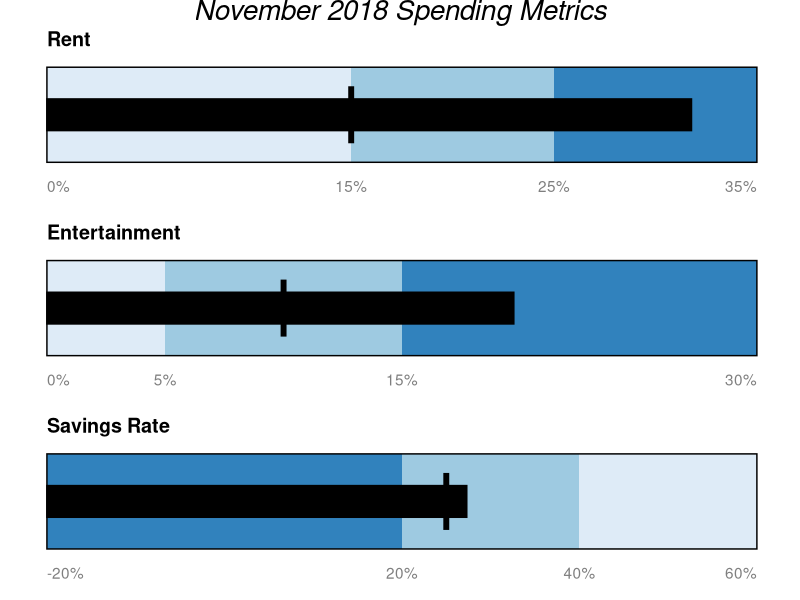

The R script that drew this image:
################################################################################
#                                                                              #
# Purpose:       Bullet Graphs                                                 #
#                                                                              #
# Author:        Mark Kurzeja                                                  #
# Contact:       mtkurzej@umich.edu                                            #
# Client:        Mark Kurzeja                                                  #
#                                                                              #
# Code created:  2018-12-23                                                    #
# Last updated:  2018-12-23                                                    #
#                                                                              #
# Comment:       Stephen Few introduced the concept of Bullet Graphs - simple  #
#                plots that convey information about a measure and relative    #
#                thresholds. This function aims to implement them in ggplot2   #
#                so that one use them for visual analysis                      #
#                                                                              #
################################################################################

rm(list = ls())
library(magrittr)
library(ggplot2)
library(RColorBrewer)

################################################################################
#                                                                              #
#                       Bullet_Chart Function Definition                       #
#                                                                              #
################################################################################

Bullet_Chart <- function(label, 
                         xmin, xmax, 
                         this_measure, 
                         break1, break2, 
                         comp_measure = NA, 
                         bigger_is_better = TRUE, 
                         palette = c("Greys", "Blues", "Greens", "Set1", "Reds", "Purples", "Whites"), 
                         whitePosition = NULL, # Integer for location of White
                         enforceAspectRatio = FALSE,
                         displayAsPercent = FALSE) {
  
  ################# Set up the box parameters ##################
  plotting_dims <- data.frame(
    xmin = xmin, xmax = xmax,
    ymin = 0, ymax = 3,
    this_measure = this_measure,
    med_lower = break1, med_upper = break2,
    measure_lower = 1, measure_upper = 2
  )
  
  # Shift the location of the bad box if bigger is better
  if(bigger_is_better) {
    plotting_dims$bad_lower = xmin
    plotting_dims$bad_upper = break1
  } else {
    plotting_dims$bad_lower = break2
    plotting_dims$bad_upper = xmax
  }
  
  # This is the little bar that acts as a comp measure
  marker = data.frame(x = c(comp_measure, comp_measure),
                      y = c(.6, 2.4))
  
  ############## Determine the Color Palette ###############
  
  palette = match.arg(palette)
  
  if(palette == "Whites") {
    colors = rep("White",3)
  } else {
    colors = brewer.pal(3, palette) 
  }
  
  # If the palette is set 1, then the red should be the first color
  # So that it plots the bad ranges well
  if (palette == "Set1") {
    colors = rev(colors)
  } 
  
  # Include white at the position specified 
  if (!is.null(whitePosition)) {
    # White is selected in the palette - for each position in {1,2,3}
    # make that position in the vector white
    if (1 %in% whitePosition) {
      colors[1] = "white"
    }
    if (2 %in% whitePosition) {
      colors[2] = "white"
    }
    if (3 %in% whitePosition) {
      colors[3] = "white"
    }
  }
  
  ################# Compile the GGPlot2 Object #################
  # Plot the base color (lightest) that contains most of the information
  result <- ggplot() + 
    geom_rect(data = plotting_dims, 
              aes(xmin = xmin, 
                  xmax = xmax, 
                  ymin = ymin, 
                  ymax = ymax), 
              fill = colors[1], 
              alpha = 1)
  
  # Plot the Darker of the qualitive bands
  result <- result +
    geom_rect(data = plotting_dims, 
              aes(xmin = bad_lower, 
                  xmax = bad_upper, 
                  ymin = ymin, 
                  ymax = ymax), 
              fill = colors[3])  
  
  # Plot the middle shade of the qualitive bands
  result <- result + 
    geom_rect(data = plotting_dims, 
              aes(xmin = med_lower, 
                  xmax = med_upper, 
                  ymin = ymin, 
                  ymax = ymax), 
              fill = colors[2])
  
  # Draw the outside border again
  result <- result + 
    geom_rect(data = plotting_dims, 
              aes(xmin = xmin, 
                  xmax = xmax, 
                  ymin = ymin, 
                  ymax = ymax), 
              alpha = 0,
              color = "black")
  
  # Plot the comp measure if it is desired
  if (!is.na(comp_measure)) {
    result <- result + geom_path(data = marker, aes(x = x, y = y), color = "black", size = 2)
  }
  
  # Plot the middle black bar which is responsible for 
  # displaying the main point of the data
  result <- result + 
    geom_rect(data = plotting_dims, 
              aes(xmin = xmin, 
                  xmax = this_measure, 
                  ymin = measure_lower, 
                  ymax = measure_upper), 
              fill = "black",
              color = "black") 
  
  # Label the x-axis
  label_height = -0.75
  if (displayAsPercent) {
    string_breaks <- c(xmin, break1, break2, xmax) %>% {sprintf("%.0f%%", . * 100)}
  } else {
    string_breaks <- c(xmin, break1, break2, xmax) %>% {sprintf("%.0f", .)}
  }
  result <- result + geom_text(aes(x = xmin, y = label_height, label = string_breaks[1], hjust = "left"), color = "grey50")
  result <- result + geom_text(aes(x = break1, y = label_height, label = string_breaks[2]), color = "grey50")
  result <- result + geom_text(aes(x = break2, y = label_height, label = string_breaks[3]), color = "grey50")
  result <- result + geom_text(aes(x = xmax, y = label_height, label = string_breaks[4], hjust = "right"), color = "grey50")
  
  # Add the title 
  result <- result + scale_y_continuous(limits = c(-1,4))
  result <- result + geom_text(aes(x = x, y = y, label = label, fontface = "bold", hjust = "left"), size = 5, data.frame(x = xmin, y = 3.9, label = label))
  
  # Remove all of the thematic elements from the chart that are basically junk
  result <- result + 
    theme_minimal() + # Specify a minimal theme 
    labs(y = NULL, 
         x = NULL) + # Clear out both of the labels
    theme(
      panel.grid.major = element_blank(),
      panel.grid.minor = element_blank(),
      axis.text.y = element_blank(),
      axis.text.x = element_blank(),
      # plot.margin = unit(c(-0.5,-0.5,-0.5,-0.5),"cm"),
      strip.background = element_blank()
    )
  
  # If there is a desire to enforce an aspect ratio, do a 1:10 ratio and plot
  if (enforceAspectRatio) {
    result <- result + theme(aspect.ratio = 1/10)
  }
  result
}

################################################################################
#                                                                              #
#                                   Testing                                    #
#                                                                              #
################################################################################

# Bullet_Chart(label = "Temp", xmin = 0, xmax = 100, this_measure = 5, break1 = 33, break2 = 66,
#              palette = "Set1", bigger_is_better = F)

################################################################################
#                                                                              #
#                                 Grob Testing                                 #
#                                                                              #
################################################################################

dat <- readxl::read_xlsx("./bullet_charts_input.xlsx")
plot_title = "November 2018 Spending Metrics"


rlist <- list()
for (i in seq_len(nrow(dat))) {
  td <- dat[i,]
  mychart <- Bullet_Chart(label = td$label, xmin = td$xmin, xmax = td$xmax, this_measure = td$this_measure,
                          comp_measure = td$comp_measure, bigger_is_better = td$bigger_is_better,
                          break1 = td$break1, break2 = td$break2, palette = td$palette,
                          displayAsPercent = td$displayAsPercent)
  rlist[[i]] <- mychart
}


library(grid)
library(gridExtra)
grid.arrange(grobs = rlist, padding = unit(0.0, "cm"), ncol = 1, top = textGrob(plot_title,gp=gpar(fontsize=20,font=3)))

